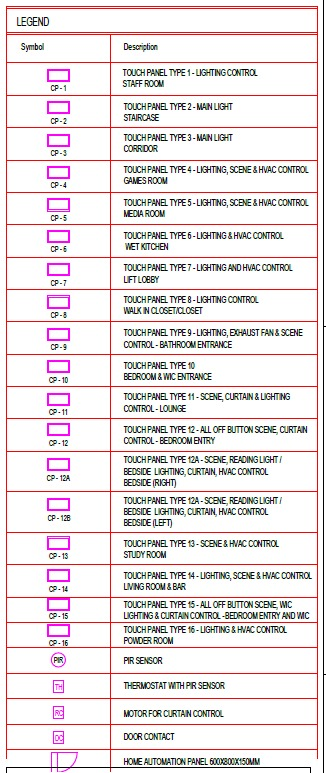
#> input picture Legends_Template_Maker/legend.jpeg, 326 x 773 px
$ python legend_processor.py legend.jpeg
#> lines starting #> are read from the running program, lines starting #| are printed output that depends on the picture; after the words box and inside, x2 and y2 are one past the last pixel; in counts of white or black regions, pixels touching at a corner belong together
#!/usr/bin/env python3
"""
Legend Table Image Processor — QS AUTOMATION
=============================================
Automatically crops each symbol from an engineering-drawing legend table
and names the output file from the OCR-read description text.

Usage:
    python legend_processor.py <image_path>

Example:
    python legend_processor.py legend.jpeg
"""

import os
import re
import sys

import cv2
import numpy as np
import pytesseract

# ---------------------------------------------------------------------------
# Configuration
# ---------------------------------------------------------------------------
TESSERACT_CMD = r"C:\Program Files\Tesseract-OCR\tesseract.exe"
if os.path.isfile(TESSERACT_CMD):
    pytesseract.pytesseract.tesseract_cmd = TESSERACT_CMD

OUTPUT_DIR = "output_icons"
SYMBOL_PADDING = 5
HEADER_KEYWORDS = {"legend", "symbol", "description"}
MIN_ROW_HEIGHT = 10

# Upscale factor for the entire image before processing.
# Higher values give much better OCR and line detection accuracy.
TARGET_WIDTH = 2400

# OCR ROI upscale — each description cell is further upscaled by this factor
# before being fed to Tesseract for maximum text clarity.
OCR_UPSCALE_FACTOR = 3


# ---------------------------------------------------------------------------
# Common OCR correction dictionary for engineering legend text
# ---------------------------------------------------------------------------
OCR_CORRECTIONS = {
    # Single-word fixes
    "ughting": "lighting",
    "lghting": "lighting",
    "lghtins": "lighting",
    "lishting": "lighting",
    "lighitng": "lighting",
    "lighiing": "lighting",
    "lighling": "lighting",
    "lightng": "lighting",
    "lichtng": "lighting",
    "lichting": "lighting",
    "cchtrol": "control",
    "ochtrol": "control",
    "cohtrol": "control",
    "contrcl": "control",
    "contro": "control",
    "controi": "control",
    "contrpl": "control",
    "cortrol": "control",
    "conrol": "control",
    "contol": "control",
    "contrl": "control",
    "uchtins": "lighting",
    "eedside": "bedside",
    "sedroomentry": "bedroom entry",
    "eedroch": "bedroom",
    "bedroch": "bedroom",
    "bedrcom": "bedroom",
    "bedroon": "bedroom",
    "sedroom": "bedroom",
    "poder": "powder",
    "roca": "room",
    "roch": "room",
    "roou": "room",
    "acch": "room",
    "stasf": "staff",
    "stalf": "staff",
    "mt_chen": "kitchen",
    "kitcben": "kitchen",
    "kitehen": "kitchen",
    "kiichen": "kitchen",
    "kichen": "kitchen",
    "ktchen": "kitchen",
    "lftloesy": "lift lobby",
    "lftlobby": "lift lobby",
    "liftloeby": "lift lobby",
    "liftlobey": "lift lobby",
    "liftiobby": "lift lobby",
    "closencloset": "closet/closet",
    "man": "main",
    "corrdor": "corridor",
    "coridor": "corridor",
    "corridcr": "corridor",
    "corridar": "corridor",
    "hryac": "hvac",
    "hvag": "hvac",
    "h_ac": "hvac",
    "hac": "hvac",
    "hy ac": "hvac",
    "hvec": "hvac",
    "curtan": "curtain",
    "curtian": "curtain",
    "curiain": "curtain",
    "curtam": "curtain",
    "curtaln": "curtain",
    "pr": "pir",
    "fir": "pir",
    "senscr": "sensor",
    "sensot": "sensor",
    "sensof": "sensor",
    "sensdr": "sensor",
    "senscor": "sensor",
    "sensar": "sensor",
    "docr": "door",
    "doar": "door",
    "doot": "door",
    "pahel": "panel",
    "ppel": "panel",
    "pnel": "panel",
    "p-nel": "panel",
    "pabel": "panel",
    "panei": "panel",
    "panet": "panel",
    "panef": "panel",
    "pane1": "panel",
    "atomtion": "automation",
    "automtion": "automation",
    "automaton": "automation",
    "automalion": "automation",
    "gooyeouksouis": "600x800x150mm",
    "rexcing": "reading",
    "reacing": "reading",
    "readng": "reading",
    "readinig": "reading",
    "lifng": "living",
    "lving": "living",
    "liying": "living",
    "lvng": "living",
    "scehe": "scene",
    "sene": "scene",
    "scere": "scene",
    "scane": "scene",
    "led": "media",
    "loeby": "lobby",
    "lght": "light",
    "lighit": "light",
    "lghi": "light",
    "ligiht": "light",
    "thermcstat": "thermostat",
    "thermosfat": "thermostat",
    "exhausi": "exhaust",
    "exhausl": "exhaust",
    "bathrom": "bathroom",
    "bathrcom": "bathroom",
    "balhroom": "bathroom",
    "baihroom": "bathroom",
    "entrancé": "entrance",
    "entranee": "entrance",
    "enirance": "entrance",
    "entiance": "entrance",
    "vic": "wic",
    "vac": "wic",
    "launfe": "lounge",
    "launce": "lounge",
    "gemes": "games",
    "ganes": "games",
    "houe": "home",
    "hone": "home",
    "nome": "home",
    "horre": "home",
}


# ---------------------------------------------------------------------------
# Helpers
# ---------------------------------------------------------------------------

# [21 lines left out: functions sanitize_filename, unique_filename, not called in this run]


def upscale_image(img: np.ndarray, target_width: int) -> tuple[np.ndarray, float]:
    """Upscale image so width = target_width. Returns (scaled_img, scale_factor)."""
    h, w = img.shape[:2]
    if w >= target_width:
        return img, 1.0
    scale = target_width / w
    new_w = int(w * scale)
    new_h = int(h * scale)
    scaled = cv2.resize(img, (new_w, new_h), interpolation=cv2.INTER_CUBIC)
    return scaled, scale


# [15 lines left out: function apply_ocr_corrections, not called in this run]


# ---------------------------------------------------------------------------
# Grid / line detection
# ---------------------------------------------------------------------------

def build_line_mask(img_bgr: np.ndarray) -> np.ndarray:
    """
    Create a binary mask combining red lines and dark/black lines.
    """
    hsv = cv2.cvtColor(img_bgr, cv2.COLOR_BGR2HSV)

    # Red hue (wraps around 0/180)
    red1 = cv2.inRange(hsv, np.array([0, 40, 40]), np.array([10, 255, 255]))
    red2 = cv2.inRange(hsv, np.array([165, 40, 40]), np.array([180, 255, 255]))
    red_mask = red1 | red2

    # Dark / black lines
    dark_mask = cv2.inRange(hsv, np.array([0, 0, 0]), np.array([180, 255, 80]))

    combined = cv2.bitwise_or(red_mask, dark_mask)
    return combined


def detect_lines(line_mask: np.ndarray):
    """
    Extract sorted lists of unique horizontal Y and vertical X coordinates
    using morphological operations.
    """
    h, w = line_mask.shape[:2]

    h_kernel_len = max(w // 20, 30)
    v_kernel_len = max(h // 20, 30)

    # Horizontal lines
    h_kernel = cv2.getStructuringElement(cv2.MORPH_RECT, (h_kernel_len, 1))
    h_lines = cv2.morphologyEx(line_mask, cv2.MORPH_OPEN, h_kernel, iterations=2)
    h_proj = np.where(h_lines.max(axis=1) > 0)[0]
    h_coords = _cluster_coords(h_proj, gap=max(h // 150, 3))

    # Vertical lines
    v_kernel = cv2.getStructuringElement(cv2.MORPH_RECT, (1, v_kernel_len))
    v_lines = cv2.morphologyEx(line_mask, cv2.MORPH_OPEN, v_kernel, iterations=2)
    v_proj = np.where(v_lines.max(axis=0) > 0)[0]
    v_coords = _cluster_coords(v_proj, gap=max(w // 150, 3))

    return h_coords, v_coords


def _cluster_coords(coords: np.ndarray, gap: int = 5) -> list[int]:
    """Group nearby coordinates, return median of each cluster."""
    if len(coords) == 0:
        return []
    clusters: list[list[int]] = [[coords[0]]]
    for c in coords[1:]:
        if c - clusters[-1][-1] <= gap:
            clusters[-1].append(c)
        else:
            clusters.append([c])
    return [int(np.median(cl)) for cl in clusters]


# ---------------------------------------------------------------------------
# OCR — heavily optimized for engineering legend text
# ---------------------------------------------------------------------------

def preprocess_for_ocr(img_bgr: np.ndarray, upscale_factor: int = OCR_UPSCALE_FACTOR) -> np.ndarray:
    """
    Aggressively preprocess an image ROI for maximum OCR accuracy.

    Pipeline:
    1. Upscale the ROI significantly (3x default) for sub-pixel clarity
    2. Convert to grayscale
    3. Apply bilateral filter (denoise while preserving edges)
    4. Sharpen the text
    5. Apply Otsu's thresholding for clean binarization
    6. Morphological cleanup to remove noise and strengthen text
    7. Add white border padding for Tesseract
    """
    h, w = img_bgr.shape[:2]

    # 1. Upscale for better OCR resolution
    if upscale_factor > 1:
        new_w = w * upscale_factor
        new_h = h * upscale_factor
        img_bgr = cv2.resize(img_bgr, (new_w, new_h), interpolation=cv2.INTER_CUBIC)

    # 2. Convert to grayscale
    gray = cv2.cvtColor(img_bgr, cv2.COLOR_BGR2GRAY)

    # 3. Bilateral filter — removes noise while keeping text edges sharp
    gray = cv2.bilateralFilter(gray, 9, 75, 75)

    # 4. Sharpen with unsharp mask
    blurred = cv2.GaussianBlur(gray, (0, 0), 3)
    sharpened = cv2.addWeighted(gray, 1.5, blurred, -0.5, 0)

    # 5. Otsu's binarization — automatically finds optimal threshold
    _, thresh = cv2.threshold(sharpened, 0, 255, cv2.THRESH_BINARY + cv2.THRESH_OTSU)

    # 6. Ensure black text on white background
    if np.mean(thresh) < 127:
        thresh = cv2.bitwise_not(thresh)

    # 7. Morphological cleanup — remove small noise dots
    kernel_clean = np.ones((2, 2), np.uint8)
    thresh = cv2.morphologyEx(thresh, cv2.MORPH_OPEN, kernel_clean, iterations=1)

    # 8. Slight dilation to strengthen thin text strokes
    kernel_dilate = np.ones((2, 2), np.uint8)
    thresh = cv2.dilate(thresh, kernel_dilate, iterations=1)

    # 9. Add white border padding — Tesseract works better with border
    border_size = 20
    thresh = cv2.copyMakeBorder(
        thresh, border_size, border_size, border_size, border_size,
        cv2.BORDER_CONSTANT, value=255
    )

    return thresh


def ocr_roi_multi(img_bgr: np.ndarray) -> str:
    """
    Run OCR with multiple strategies and pick the best result.

    Strategies:
    - PSM 6 (uniform block of text) — best for multi-line descriptions
    - PSM 7 (single text line) — best for short single-line descriptions
    - PSM 4 (single column of text) — good for narrow columns

    The result with highest average character confidence is chosen.
    """
    preprocessed = preprocess_for_ocr(img_bgr)

    psm_modes = [6, 7, 4]
    best_text = ""
    best_conf = -1

    for psm in psm_modes:
        config = f"--oem 3 --psm {psm}"
        try:
            # Get text with confidence data
            data = pytesseract.image_to_data(
                preprocessed, config=config, output_type=pytesseract.Output.DICT
            )

            # Build text from words with their confidences
            words = []
            confidences = []
            for i, word in enumerate(data['text']):
                word = word.strip()
                conf = int(data['conf'][i])
                if word and conf > 0:  # Only consider words with positive confidence
                    words.append(word)
                    confidences.append(conf)

            text = " ".join(words)
            avg_conf = sum(confidences) / len(confidences) if confidences else 0

            if avg_conf > best_conf and text.strip():
                best_conf = avg_conf
                best_text = text

        except Exception:
            continue

    # Fallback: simple string extraction if confidence-based approach fails
    if not best_text.strip():
        try:
            config = "--oem 3 --psm 6"
            best_text = pytesseract.image_to_string(preprocessed, config=config)
        except Exception:
            pass

    # Clean up: collapse whitespace, strip
    best_text = " ".join(best_text.split())
    return best_text.strip()


def ocr_roi(img_bgr: np.ndarray) -> str:
    """Run Tesseract on a BGR ROI and return cleaned, corrected text."""
    raw_text = ocr_roi_multi(img_bgr)
    corrected = apply_ocr_corrections(raw_text)
    return corrected


# ---------------------------------------------------------------------------
# Symbol tight-crop
# ---------------------------------------------------------------------------

# [28 lines left out: function tight_crop_symbol, not called in this run]


# ---------------------------------------------------------------------------
# Main pipeline
# ---------------------------------------------------------------------------

def process_legend(image_path: str) -> None:
#> called with image_path = 'legend.jpeg'
    if not os.path.isfile(image_path):
        print(f"[ERROR] File not found: {image_path}")
        sys.exit(1)

    img_orig = cv2.imread(image_path)
#> img_orig is the input picture: shape (773, 326, 3); mean B, G, R 227.5, 226.5, 233.7
    if img_orig is None:
        print(f"[ERROR] Could not read image: {image_path}")
        sys.exit(1)

    print(f"[INFO] Original image size: {img_orig.shape[1]}x{img_orig.shape[0]}")
#| [INFO] Original image size: 326x773

    # --- Upscale small images for much better OCR and line detection ---
    img, scale = upscale_image(img_orig, TARGET_WIDTH)
#> in upscale_image, `scaled = cv2.resize(img, (new_w, new_h), interpolation=cv2.INTER_CUBIC)`:
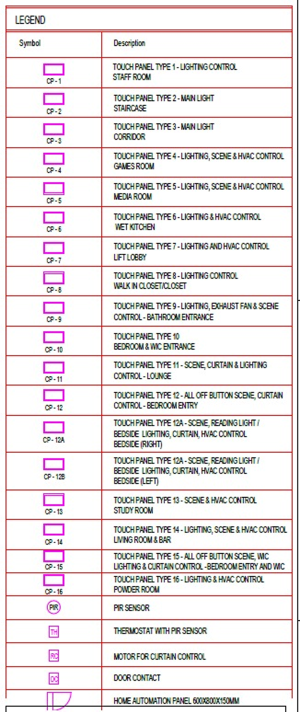
#> scaled: shape (5690, 2400, 3) (shown at 1/8 size); mean B, G, R 226.6, 225.5, 232.6
#> scale = 7.36
    print(f"[INFO] Working image size: {img.shape[1]}x{img.shape[0]}  (scale={scale:.2f}x)")
#| [INFO] Working image size: 2400x5690  (scale=7.36x)

    # 1. Build line mask & detect grid coordinates
    line_mask = build_line_mask(img)
#> in build_line_mask, `red1 = cv2.inRange(hsv, np.array([0, 40, 40]), np.array([10, 255, 255]))`:
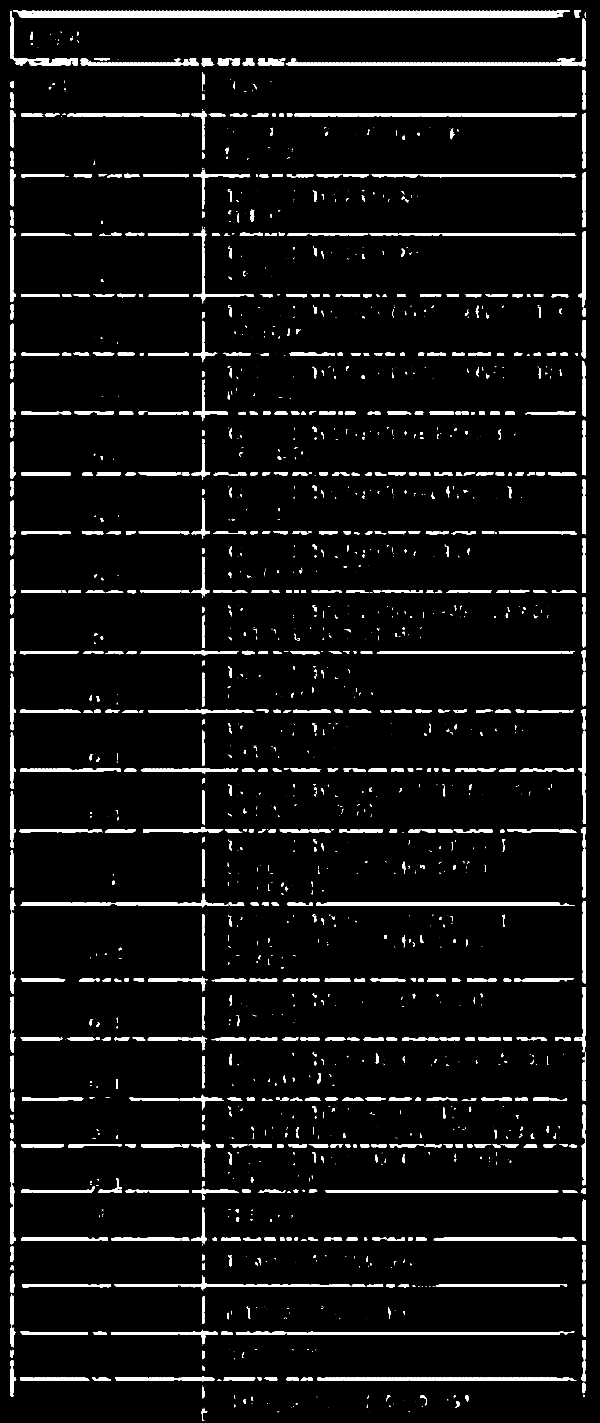
#> red1: shape (5690, 2400) (shown at 1/4 size); 5.2% white; 2011 white regions (1004 under 20 px), largest, box (x1, y1, x2, y2) and area: (52, 42, 2280, 69) 46758, (1143, 74, 2344, 267) 15709, (943, 5327, 2299, 5340) 15399
#> in build_line_mask, `combined = cv2.bitwise_or(red_mask, dark_mask)`:
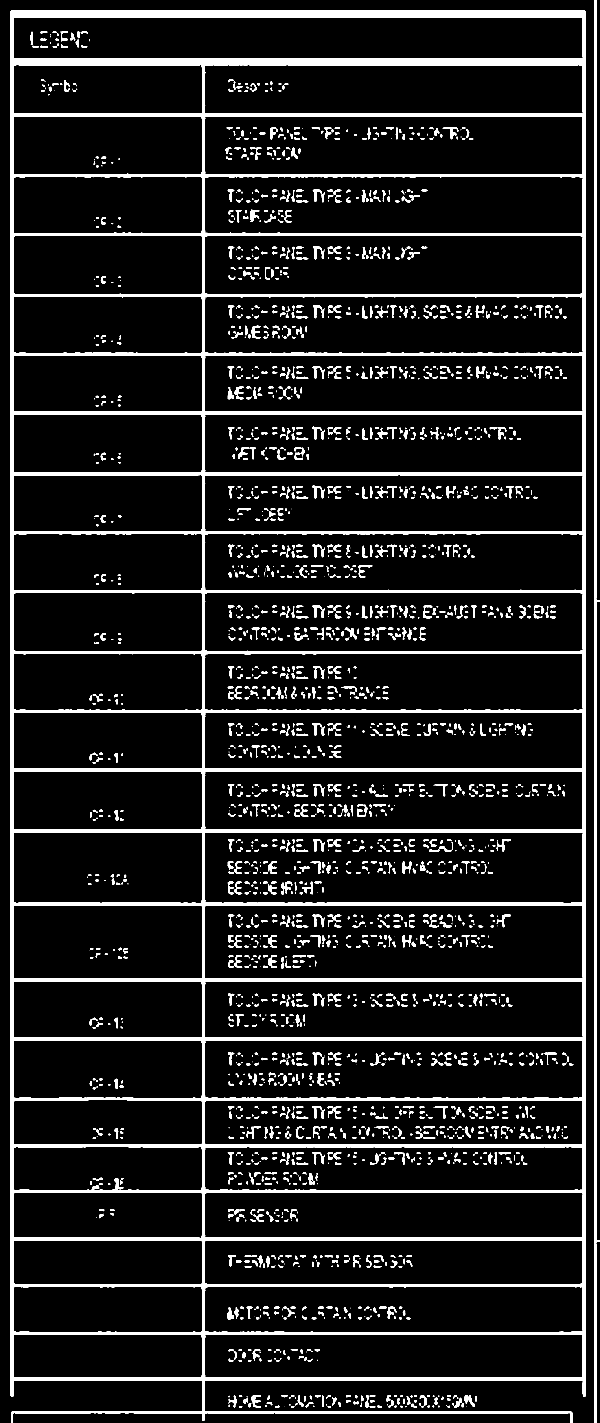
#> combined: shape (5690, 2400) (shown at 1/4 size); 9.6% white; 2746 white regions (495 under 20 px), largest, box (x1, y1, x2, y2) and area: (41, 42, 2344, 5690) 953841, (2378, 0, 2400, 5690) 39999, (1005, 1303, 1042, 1354) 901
    h_coords, v_coords = detect_lines(line_mask)
#> in detect_lines, `h_lines = cv2.morphologyEx(line_mask, cv2.MORPH_OPEN, h_kernel, iterat..`:
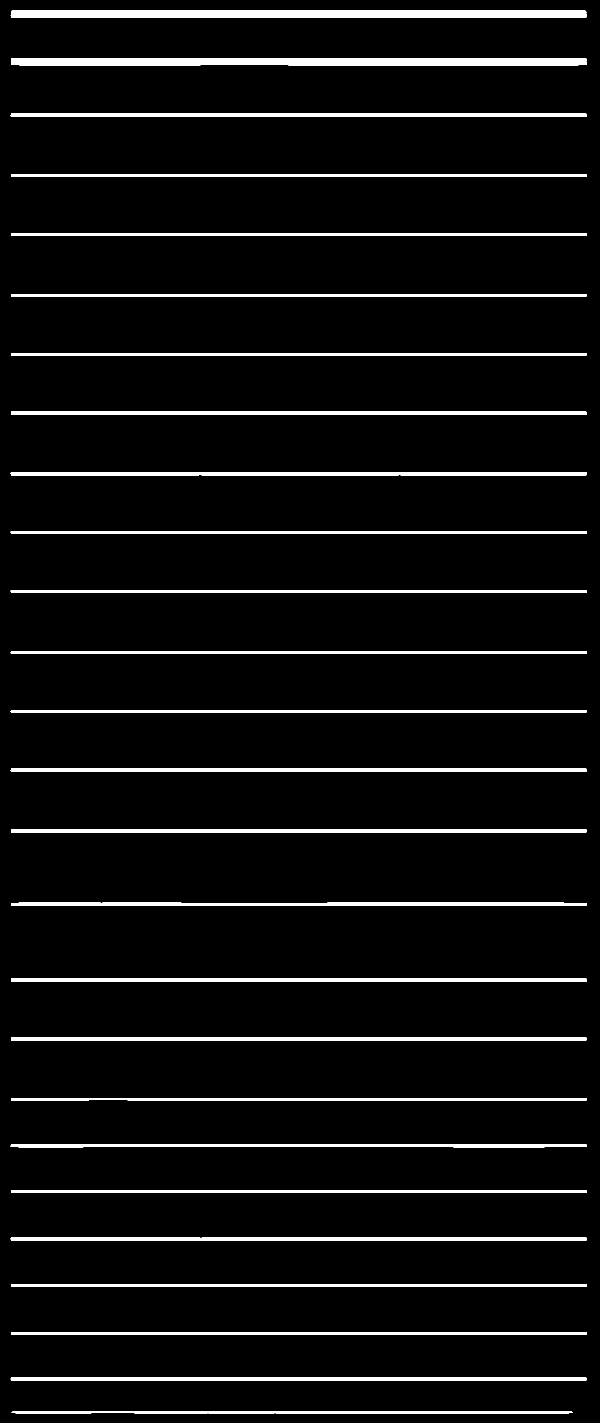
#> h_lines: shape (5690, 2400) (shown at 1/4 size); 5.4% white; 28 white regions, largest, box (x1, y1, x2, y2) and area: (44, 247, 2346, 261) 31795, (43, 56, 2346, 69) 29928, (43, 3075, 2346, 3087) 27619
#> in detect_lines, `h_proj = np.where(h_lines.max(axis=1) > 0)[0]`: h_proj = 326 values from 43 to 5652
#> in _cluster_coords, `clusters: list[list[int]] = [[coords[0]]]`: clusters = [[43]]
#> the loop in _cluster_coords, `for c in coords[1:]:` made 325 passes
#> c on passes 1 to 3: 44, 45, 46
#> after the loop in _cluster_coords, `for c in coords[1:]:`: clusters = 26 items
#> in detect_lines, `h_coords = _cluster_coords(h_proj, gap=max(h // 150, 3))`: h_coords = 26 values from 56 to 5649
#> in detect_lines, `v_lines = cv2.morphologyEx(line_mask, cv2.MORPH_OPEN, v_kernel, iterat..`:
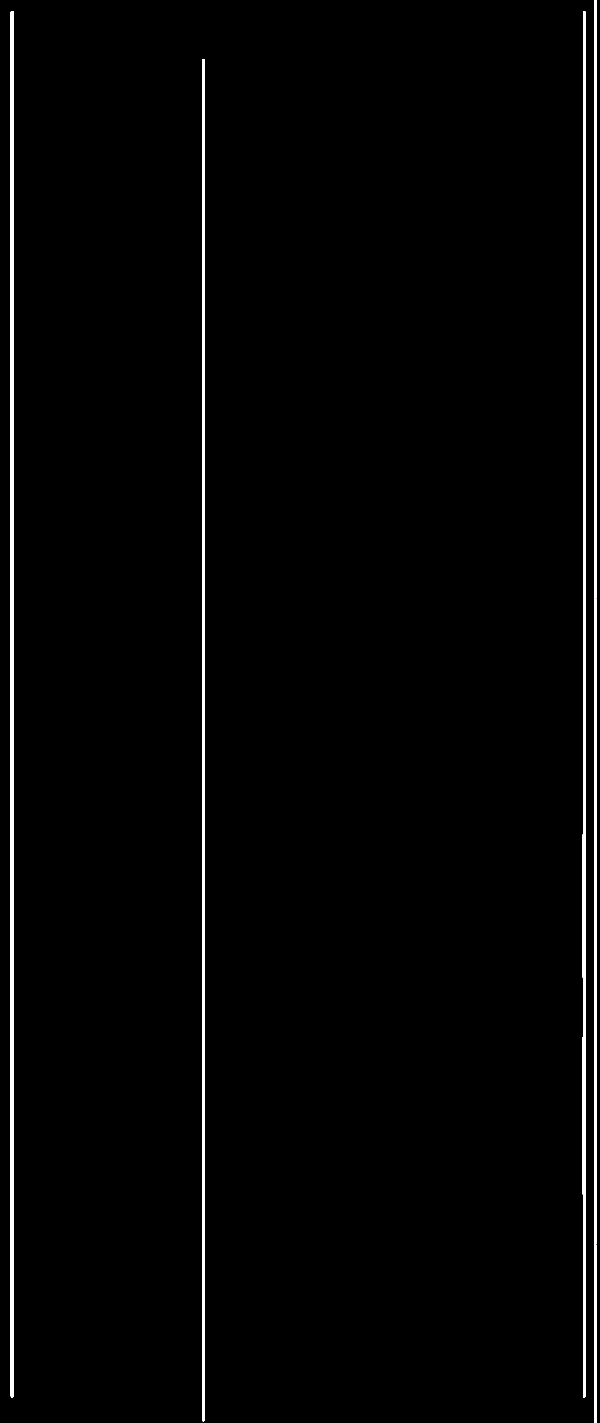
#> v_lines: shape (5690, 2400) (shown at 1/4 size); 1.6% white; 4 white regions, box (x1, y1, x2, y2) and area: (2331, 44, 2343, 5590) 62174, (43, 44, 54, 5590) 60984, (808, 236, 819, 5685) 57340, (2378, 0, 2385, 5690) 39787
#> in detect_lines, `v_proj = np.where(v_lines.max(axis=0) > 0)[0]`: v_proj = 41 values from 43 to 2384
#> (the rest of the program and of its run is left out)
